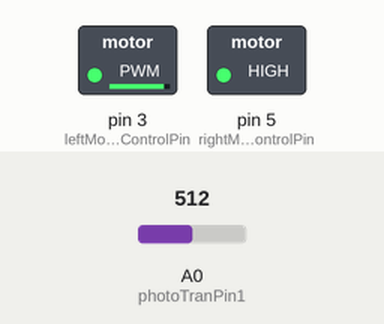
This sketch was run on a simulated Arduino Uno, built with avr-gcc and run on an emulated ATmega328P. Parts: switched loads named in the sketch (green lamp = pin HIGH). The test bench sets the inputs (shaded band); at power-on: A0 (photoTranPin1) = 512. What the sketch prints to the serial monitor is not drawn.

Above: at 0.1 s.
Timing chart, 0 to 1.6 s (numbered marks = the images above):
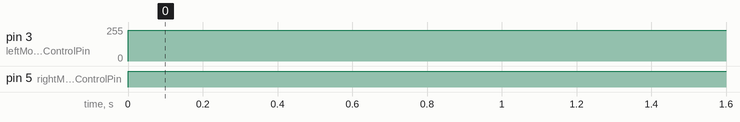

Measured:
- by itself, pin 3 (leftMotorControlPin): 0/255 → 230/255 at 0.00 s
- by itself, pin 5 (rightMotorControlPin): LOW → HIGH at 0.00 s

The sketch:

sketch_jul19a.ino
```cpp
// Pins
constexpr unsigned char leftMotorControlPin = 3;
constexpr unsigned char rightMotorControlPin = 5;

constexpr unsigned char photoTranPin1 = A0;
constexpr unsigned char photoTranPin2 = A1;
constexpr unsigned char photoTranPin3 = A2;
constexpr unsigned char photoTranPin4 = A3;

constexpr unsigned char rLedPin = 7;
constexpr unsigned char gLedPin = 9;
constexpr unsigned char bLedPin = 11;


void setup()
{
	// PWM
	pinMode(leftMotorControlPin, OUTPUT);
	pinMode(rightMotorControlPin, OUTPUT);

	// Phototransistors
	pinMode(photoTranPin1, INPUT);

	// LEDs
	// pinMode(rLedPin, OUTPUT);
	// pinMode(gLedPin, OUTPUT);
	// pinMode(bLedPin, OUTPUT);

	Serial.begin(9600);
}

void loop()
{
	unsigned char leftMotorPwm = 230;
	unsigned char rightMotorPwm = 255;

	// Sensors
	short photoTran1 = analogRead(photoTranPin1);
	Serial.println(photoTran1);

	// PWM Control
	analogWrite(leftMotorControlPin, leftMotorPwm);			// Left motor
	analogWrite(rightMotorControlPin, rightMotorPwm);		// Right motor

	// LED Indicators
	/*
	if (false) {
		digitalWrite(rLedPin, HIGH);
		digitalWrite(gLedPin, LOW);
		digitalWrite(bLedPin, LOW);
	}
	else if (false) {
		digitalWrite(rLedPin, LOW);
		digitalWrite(gLedPin, HIGH);
		digitalWrite(bLedPin, LOW);
	}
	else if (false) {
		digitalWrite(rLedPin, LOW);
		digitalWrite(gLedPin, LOW);
		digitalWrite(bLedPin, HIGH);
	}
	//*/
}
```
